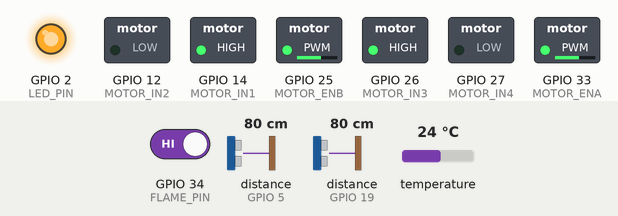
Bench run of a program on a simulated ESP32. Shown: switched loads named in the program (green lamp = pin HIGH), output pins drawn as LEDs (lit = HIGH). Wiring (inferred from the names in the program): 2 × ultrasonic range finder: trigger GPIO 4, echo GPIO 5 / trigger GPIO 18, echo GPIO 19. Inputs (shaded band) come from the test bench; at power-on: distance to the obstacle (sensors on GPIO 5, GPIO 19) 80 cm, GPIO 34 (FLAME_PIN) HIGH, temperature 24 °C. The echo pulse lasts 58.3 µs per cm; WiFi joins after 1.5 s; servers stay silent unless stated; pins used as bus, display or sensor lines are not drawn.

Above: at 2.8 s.
2.9 s: distance to the obstacle (sensor on GPIO 5) set to 52 cm
6.4 s: distance to the obstacle (sensor on GPIO 5) set to 48 cm
At 12.4 s:
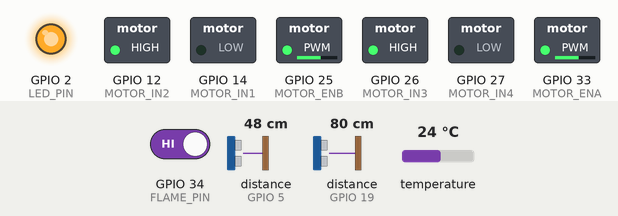
12.6 s: distance to the obstacle (sensor on GPIO 19) set to 56 cm
18.1 s: distance to the obstacle (sensor on GPIO 19) set to 52 cm
22.4 s: distance to the obstacle (sensor on GPIO 5) set to 4 cm
At 23.14 s:
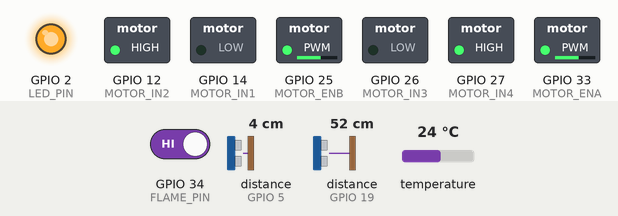
24.8 s: distance to the obstacle (sensor on GPIO 5) set to 60 cm
At 26.6 s:
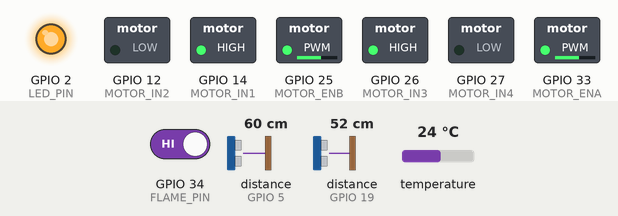
Timing chart, 0 to 27.7 s (numbered marks = the images above; inputs shaded):
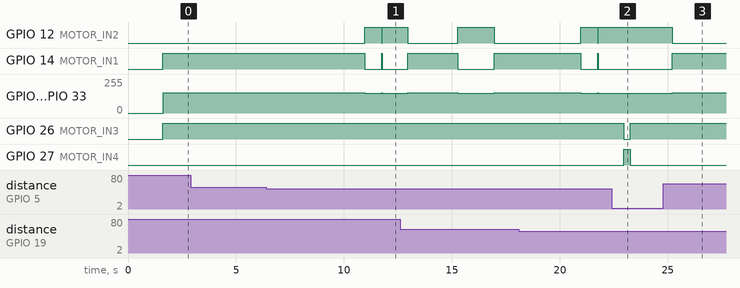

Measured:
- the behaviour switches between 49 and 48 cm on distance to the obstacle (sensor on GPIO 5) (found by bisection; images 0 and 1)
- after the input at 2.9 s, every drawn part: stays the same
- after the input at 6.4 s, GPIO 12 (MOTOR_IN2): LOW → HIGH after 4.6 s, → LOW 0.78 s later, → HIGH 0.02 s later; GPIO 14 (MOTOR_IN1): HIGH → LOW after 4.6 s, → HIGH 0.78 s later, → LOW 0.02 s later; GPIO 25 (MOTOR_ENB), GPIO 33 (MOTOR_ENA): 151/255 → 149/255 after 4.6 s
- after the input at 22.4 s, GPIO 12 (MOTOR_IN2): stays HIGH (without the input it goes to LOW after 0.57 s); GPIO 14 (MOTOR_IN1): stays LOW (without the input it goes to HIGH after 0.57 s)
- after the input at 24.8 s, GPIO 12 (MOTOR_IN2): HIGH → LOW after 0.41 s; GPIO 14 (MOTOR_IN1): LOW → HIGH after 0.41 s; GPIO 25 (MOTOR_ENB), GPIO 33 (MOTOR_ENA): 149/255 → 151/255 after 0.41 s

The program:

main.cpp
```cpp
#include <Arduino.h>
#include <WiFi.h>
#include <OneWire.h>
#include <DallasTemperature.h>

// ─── CONFIG ───────────────────────────────────────────────────────────────────
#define WIFI_SSID      "h00"
#define WIFI_PASSWORD  "1234nnoo"
#define TCP_HOST       "192.168.137.1"
#define TCP_PORT       9000

#define MOTOR_ENA  33
#define MOTOR_IN1  14
#define MOTOR_IN2  12
#define MOTOR_ENB  25
#define MOTOR_IN3  26
#define MOTOR_IN4  27

#define TRIG_L_PIN  18
#define ECHO_L_PIN  19
#define TRIG_R_PIN  4
#define ECHO_R_PIN  5

#define TEMP_PIN   21
#define FLAME_PIN  34
#define LED_PIN    2

#define WHEELBASE_CM   20.0f
#define WHEEL_RADIUS   3.5f
#define MAX_PWM        255
#define POS_HISTORY    100

// ─── MOTOR PWM CHANNELS ───────────────────────────────────────────────────────
#define CH_ENA 0
#define CH_ENB 1

// ─── GLOBALS ──────────────────────────────────────────────────────────────────
OneWire ow(TEMP_PIN);
DallasTemperature tempSensor(&ow);
WiFiClient tcpClient;

// Nav states
enum NavState { NAV_FORWARD, NAV_REVERSE, NAV_TURN_LEFT, NAV_TURN_RIGHT, NAV_ROTATE, NAV_HOMING, NAV_STOP };
enum DriveMode { MODE_AUTO, MODE_MANUAL };

NavState navState = NAV_FORWARD;
DriveMode driveMode = MODE_AUTO;
bool running = true;
bool emergency = false;

// Ultrasonic state machine
struct UltraSonic {
  uint8_t trigPin, echoPin;
  uint8_t state;
  unsigned long trigTime;
  float distance;
  float lastGood;
  int timeouts;

  UltraSonic(uint8_t trig, uint8_t echo)
    : trigPin(trig), echoPin(echo), state(0),
      trigTime(0), distance(400.0f), lastGood(400.0f), timeouts(0) {}
};
UltraSonic usL = {TRIG_L_PIN, ECHO_L_PIN};
UltraSonic usR = {TRIG_R_PIN, ECHO_R_PIN};
bool measureLeft = true;
unsigned long lastUsMeasure = 0;
#define US_COOLDOWN_MS 60

// Position tracking
struct PosEntry { float x, y, h; unsigned long ts; };
PosEntry posHistory[POS_HISTORY];
int posHead = 0;
float posX = 0, posY = 0, posH = 0;
int leftPWM = 0, rightPWM = 0;
unsigned long lastOdoTime = 0;

// State machine timers
unsigned long stateStartMs = 0;
unsigned long navActionDone = 0;
bool navWaiting = false;

// Homing
int rssiHome = 0;
bool rssiHomeSet = false;
unsigned long rssiDropStart = 0;
bool homingTriggered = false;

// Telemetry
unsigned long lastTelemetry = 0;
unsigned long lastReconnect = 0;

// Sensors
float temperature = 0;
bool flameDetected = false;
unsigned long lastSensorRead = 0;

// Manual drive state
int manualL = 0, manualR = 0;

// ─── MOTOR CONTROL ────────────────────────────────────────────────────────────
void motorsInit() {
  ledcSetup(CH_ENA, 1000, 8);
  ledcSetup(CH_ENB, 1000, 8);
  ledcAttachPin(MOTOR_ENA, CH_ENA);
  ledcAttachPin(MOTOR_ENB, CH_ENB);
  pinMode(MOTOR_IN1, OUTPUT); pinMode(MOTOR_IN2, OUTPUT);
  pinMode(MOTOR_IN3, OUTPUT); pinMode(MOTOR_IN4, OUTPUT);
}

void setMotor(bool leftSide, int pwm) {
  // pwm: -255 to 255
  bool fwd = pwm >= 0;
  int spd = abs(pwm);
  if (leftSide) {
    digitalWrite(MOTOR_IN1, fwd ? HIGH : LOW);
    digitalWrite(MOTOR_IN2, fwd ? LOW : HIGH);
    ledcWrite(CH_ENA, spd);
  } else {
    digitalWrite(MOTOR_IN3, fwd ? HIGH : LOW);
    digitalWrite(MOTOR_IN4, fwd ? LOW : HIGH);
    ledcWrite(CH_ENB, spd);
  }
  if (leftSide) leftPWM = pwm; else rightPWM = pwm;
}

void driveForward(int spd)  { setMotor(true, spd);  setMotor(false, spd); }
void driveBackward(int spd) { setMotor(true, -spd); setMotor(false, -spd); }
void pivotLeft(int spd)     { setMotor(true, -spd); setMotor(false, spd); }
void pivotRight(int spd)    { setMotor(true, spd);  setMotor(false, -spd); }
void motorsStop()           { setMotor(true, 0);    setMotor(false, 0); }

int dynamicSpeed(float distL, float distR) {
  float d = min(distL, distR);
  if (d < 30)  return 25;
  if (d < 50)  return 50;
  if (d < 100) return 152;
  return 255;
}

// ─── ULTRASONIC NON-BLOCKING ──────────────────────────────────────────────────
void updateUltrasonic(UltraSonic &us) {
  switch (us.state) {
    case 0: // IDLE
      digitalWrite(us.trigPin, LOW);
      delayMicroseconds(2);
      digitalWrite(us.trigPin, HIGH);
      delayMicroseconds(10);
      digitalWrite(us.trigPin, LOW);
      us.trigTime = micros();
      us.state = 1;
      break;
    case 1: // TRIGGERED
      if (digitalRead(us.echoPin) == HIGH) {
        us.trigTime = micros();
        us.state = 2;
      } else if (micros() - us.trigTime > 30000) {
        us.timeouts++;
        if (us.timeouts >= 5) us.distance = us.lastGood;
        us.state = 0;
      }
      break;
    case 2: // WAITING
      if (digitalRead(us.echoPin) == LOW) {
        float d = (micros() - us.trigTime) * 0.0343f / 2.0f;
        if (d > 2 && d < 400) { us.distance = d; us.lastGood = d; us.timeouts = 0; }
        us.state = 0;
      } else if (micros() - us.trigTime > 30000) {
        us.timeouts++;
        if (us.timeouts >= 5) us.distance = us.lastGood;
        us.state = 0;
      }
      break;
  }
}

void tickUltrasonic() {
  unsigned long now = millis();
  UltraSonic &active = measureLeft ? usL : usR;
  updateUltrasonic(active);
  if (active.state == 0 && now - lastUsMeasure > US_COOLDOWN_MS) {
    measureLeft = !measureLeft;
    lastUsMeasure = now;
  }
}

// ─── ODOMETRY ─────────────────────────────────────────────────────────────────
void updateOdometry() {
  unsigned long now = millis();
  float dt = (now - lastOdoTime) / 1000.0f;
  lastOdoTime = now;
  if (dt <= 0 || dt > 0.5f) return;

  // cm/s estimate: PWM/255 * ~20cm/s max
  float vL = (leftPWM / 255.0f) * 20.0f;
  float vR = (rightPWM / 255.0f) * 20.0f;
  float v = (vL + vR) / 2.0f;
  float omega = (vR - vL) / WHEELBASE_CM;

  posH += omega * dt;
  posX += v * cos(posH) * dt;
  posY += v * sin(posH) * dt;

  posHistory[posHead] = {posX, posY, posH, now};
  posHead = (posHead + 1) % POS_HISTORY;
}

// ─── NAVIGATION STATE MACHINE ─────────────────────────────────────────────────
void setNavState(NavState s) {
  navState = s;
  stateStartMs = millis();
  navWaiting = false;
}

void tickNavigation() {
  if (!running || emergency || driveMode == MODE_MANUAL) {
    motorsStop();
    return;
  }

  float dL = usL.distance;
  float dR = usR.distance;
  unsigned long now = millis();
  int spd = dynamicSpeed(dL, dR);

  switch (navState) {
    case NAV_FORWARD:
      if (dL <= 15 || dR <= 15) { driveBackward(150); setNavState(NAV_REVERSE); break; }
      if (dL <= 30 && dR <= 30) { setNavState(NAV_ROTATE); break; }
      if (dL <= 50 && dR <= 50) { setNavState(NAV_ROTATE); break; }
      if (dL <= 30)             { setNavState(NAV_TURN_RIGHT); break; }
      if (dR <= 30)             { setNavState(NAV_TURN_LEFT);  break; }
      if (dL <= 50)             { setNavState(NAV_TURN_RIGHT); break; }
      if (dR <= 50)             { setNavState(NAV_TURN_LEFT);  break; }
      driveForward(spd);
      break;

    case NAV_REVERSE:
      if (now - stateStartMs < 300) { driveBackward(150); break; }
      if (dL > dR) setNavState(NAV_TURN_LEFT);
      else         setNavState(NAV_TURN_RIGHT);
      break;

    case NAV_TURN_LEFT:
      pivotLeft(150);
      if (now - stateStartMs > 500 && dL > 50 && dR > 50) setNavState(NAV_FORWARD);
      break;

    case NAV_TURN_RIGHT:
      pivotRight(150);
      if (now - stateStartMs > 500 && dL > 50 && dR > 50) setNavState(NAV_FORWARD);
      break;

    case NAV_ROTATE:
      pivotRight(150);
      if (now - stateStartMs > 2400) setNavState(NAV_FORWARD);
      break;

    case NAV_HOMING: {
      unsigned long elapsed = now - stateStartMs;
      if      (elapsed < 2000)  pivotLeft(150);
      else if (elapsed < 4000)  pivotRight(150);
      else if (elapsed < 7000)  driveForward(150);
      else                      setNavState(NAV_FORWARD);
      break;
    }

    case NAV_STOP:
      motorsStop();
      break;
  }
}

// ─── HOMING (RSSI) ────────────────────────────────────────────────────────────
void tickHoming() {
  if (!WiFi.isConnected()) return;
  int rssi = WiFi.RSSI();
  if (!rssiHomeSet) { rssiHome = rssi; rssiHomeSet = true; }

  int drop = rssiHome - rssi;
  if (drop >= 12) {
    if (rssiDropStart == 0) rssiDropStart = millis();
    if (millis() - rssiDropStart > 3000 && !homingTriggered) {
      homingTriggered = true;
      setNavState(NAV_HOMING);
    }
  } else {
    rssiDropStart = 0;
    homingTriggered = false;
  }
}

// ─── SENSORS ──────────────────────────────────────────────────────────────────
void tickSensors() {
  if (millis() - lastSensorRead < 2000) return;
  lastSensorRead = millis();
  tempSensor.requestTemperatures();
  temperature = tempSensor.getTempCByIndex(0);
  flameDetected = (digitalRead(FLAME_PIN) == LOW);
}

// ─── TCP ──────────────────────────────────────────────────────────────────────
void ensureTCP() {
  if (tcpClient.connected()) return;
  if (millis() - lastReconnect < 5000) return;
  lastReconnect = millis();
  tcpClient.connect(TCP_HOST, TCP_PORT);
}

void sendTelemetry() {
  if (!tcpClient.connected()) return;
  if (millis() - lastTelemetry < 1000) return;
  lastTelemetry = millis();

  const char* navStr[] = {"forward","reverse","turn_left","turn_right","rotate","homing","stop"};
  char buf[512];
  snprintf(buf, sizeof(buf),
    "{\"ts\":%lu,\"pos\":{\"x\":%.2f,\"y\":%.2f,\"h\":%.2f},"
    "\"spd\":%d,\"temp\":%.1f,\"flame\":%s,"
    "\"ulL\":%.1f,\"ulR\":%.1f,\"hdg\":%.2f,"
    "\"nav\":\"%s\",\"sts\":\"%s\",\"mode\":\"%s\","
    "\"wifi\":%d,\"obstacles\":[{\"a\":0,\"d\":%.1f}]}\n",
    millis(), posX, posY, posH,
    (leftPWM + rightPWM) / 2,
    temperature, flameDetected ? "true" : "false",
    usL.distance, usR.distance, posH,
    navStr[navState],
    emergency ? "emergency" : (running ? "running" : "stopped"),
    driveMode == MODE_AUTO ? "autonomous" : "manual",
    WiFi.RSSI(),
    min(usL.distance, usR.distance)
  );
  tcpClient.print(buf);
}

// ─── COMMANDS ─────────────────────────────────────────────────────────────────
void handleCommand(const String &cmd) {
  if (cmd == "start")         { running = true; emergency = false; setNavState(NAV_FORWARD); }
  else if (cmd == "stop")     { running = false; motorsStop(); }
  else if (cmd == "emergency"){ emergency = true; running = false; motorsStop(); }
  else if (cmd == "mode_auto")   driveMode = MODE_AUTO;
  else if (cmd == "mode_manual") driveMode = MODE_MANUAL;
  else if (cmd == "forward")  { manualL = 150; manualR = 150; }
  else if (cmd == "backward") { manualL = -150; manualR = -150; }
  else if (cmd == "left")     { manualL = -150; manualR = 150; }
  else if (cmd == "right")    { manualL = 150; manualR = -150; }
  else if (cmd.startsWith("speed:")) {
    int s = cmd.substring(6).toInt();
    s = constrain(s, 0, 255);
    manualL = s; manualR = s;
  }

  if (driveMode == MODE_MANUAL && running && !emergency) {
    setMotor(true, manualL);
    setMotor(false, manualR);
  }
}

void readCommands() {
  if (!tcpClient.connected()) return;
  while (tcpClient.available()) {
    String line = tcpClient.readStringUntil('\n');
    line.trim();
    if (line.length()) handleCommand(line);
  }
}

// ─── SETUP / LOOP ─────────────────────────────────────────────────────────────
void setup() {
  Serial.begin(115200);
  pinMode(TRIG_L_PIN, OUTPUT); pinMode(ECHO_L_PIN, INPUT);
  pinMode(TRIG_R_PIN, OUTPUT); pinMode(ECHO_R_PIN, INPUT);
  pinMode(FLAME_PIN, INPUT);
  pinMode(LED_PIN, OUTPUT);

  motorsInit();
  tempSensor.begin();

  WiFi.mode(WIFI_STA);
  WiFi.begin(WIFI_SSID, WIFI_PASSWORD);
  unsigned long wt = millis();
  while (WiFi.status() != WL_CONNECTED && millis() - wt < 10000) delay(200);
  digitalWrite(LED_PIN, WiFi.isConnected() ? HIGH : LOW);

  lastOdoTime = millis();


}

void loop() {
  tickUltrasonic();
  tickSensors();
  updateOdometry();
  tickHoming();
  tickNavigation();
  ensureTCP();
  readCommands();
  sendTelemetry();
  digitalWrite(LED_PIN, WiFi.isConnected() ? HIGH : LOW);
}
```
